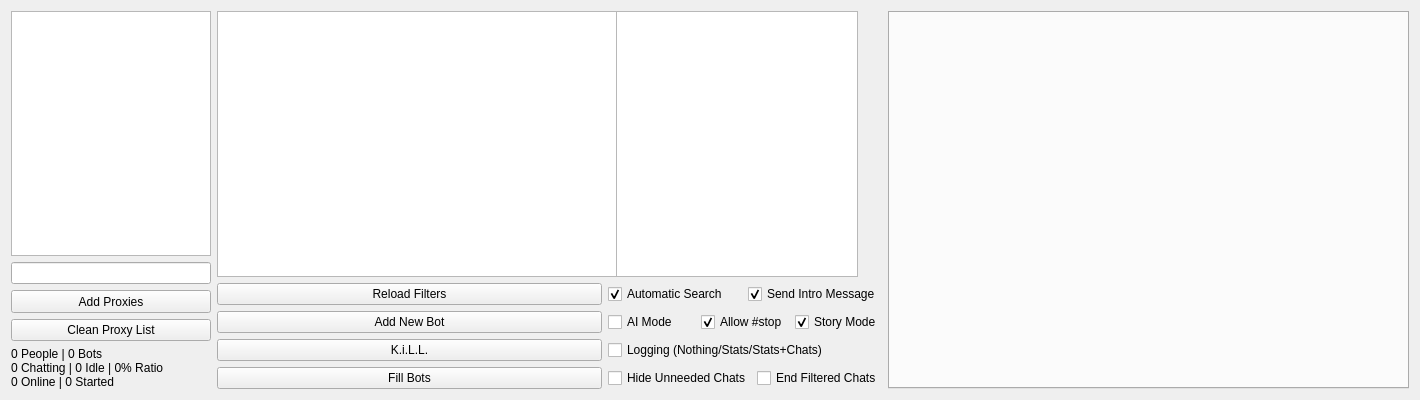
<?xml version="1.0" encoding="UTF-8"?>
<ui version="4.0">
 <class>QT_TestClass</class>
 <widget class="QMainWindow" name="QT_TestClass">
  <property name="geometry">
   <rect>
    <x>0</x>
    <y>0</y>
    <width>1420</width>
    <height>400</height>
   </rect>
  </property>
  <property name="minimumSize">
   <size>
    <width>1420</width>
    <height>400</height>
   </size>
  </property>
  <property name="windowTitle">
   <string>PA ChatBot</string>
  </property>
  <property name="windowIcon">
   <iconset>
    <normaloff>C:/Users/ChatBot/favicon.ico</normaloff>C:/Users/ChatBot/favicon.ico</iconset>
  </property>
  <property name="toolButtonStyle">
   <enum>Qt::ToolButtonIconOnly</enum>
  </property>
  <property name="documentMode">
   <bool>false</bool>
  </property>
  <property name="tabShape">
   <enum>QTabWidget::Rounded</enum>
  </property>
  <widget class="QWidget" name="centralWidget">
   <layout class="QHBoxLayout" name="horizontalLayout_2">
    <item>
     <layout class="QGridLayout" name="proxyListContainerGrid">
      <property name="sizeConstraint">
       <enum>QLayout::SetMinimumSize</enum>
      </property>
      <item row="2" column="0">
       <widget class="QLineEdit" name="chatProxyInput">
        <property name="minimumSize">
         <size>
          <width>0</width>
          <height>20</height>
         </size>
        </property>
        <property name="maximumSize">
         <size>
          <width>16777215</width>
          <height>16777215</height>
         </size>
        </property>
       </widget>
      </item>
      <item row="0" column="0">
       <widget class="QListWidget" name="chatProxyList">
        <property name="minimumSize">
         <size>
          <width>200</width>
          <height>224</height>
         </size>
        </property>
        <property name="maximumSize">
         <size>
          <width>200</width>
          <height>16777215</height>
         </size>
        </property>
        <property name="font">
         <font>
          <pointsize>10</pointsize>
         </font>
        </property>
       </widget>
      </item>
      <item row="7" column="0">
       <widget class="QLabel" name="onlineCountLabel">
        <property name="text">
         <string>0 People | 0 Bots
0 Chatting | 0 Idle | 0% Ratio
0 Online | 0 Started</string>
        </property>
       </widget>
      </item>
      <item row="3" column="0">
       <widget class="QPushButton" name="chatProxySubmit">
        <property name="minimumSize">
         <size>
          <width>0</width>
          <height>23</height>
         </size>
        </property>
        <property name="maximumSize">
         <size>
          <width>16777215</width>
          <height>16777215</height>
         </size>
        </property>
        <property name="text">
         <string>Add Proxies</string>
        </property>
       </widget>
      </item>
      <item row="4" column="0">
       <widget class="QPushButton" name="cleanProxyListButton">
        <property name="text">
         <string>Clean Proxy List</string>
        </property>
       </widget>
      </item>
     </layout>
    </item>
    <item>
     <layout class="QGridLayout" name="botListContainerGrid" columnminimumwidth="250,250">
      <property name="sizeConstraint">
       <enum>QLayout::SetDefaultConstraint</enum>
      </property>
      <property name="topMargin">
       <number>0</number>
      </property>
      <property name="bottomMargin">
       <number>0</number>
      </property>
      <property name="horizontalSpacing">
       <number>6</number>
      </property>
      <item row="4" column="0">
       <widget class="QPushButton" name="chatManagerRequestNewChat">
        <property name="minimumSize">
         <size>
          <width>250</width>
          <height>0</height>
         </size>
        </property>
        <property name="maximumSize">
         <size>
          <width>500</width>
          <height>16777215</height>
         </size>
        </property>
        <property name="text">
         <string>K.i.L.L.</string>
        </property>
       </widget>
      </item>
      <item row="0" column="1">
       <widget class="QListWidget" name="preparedTextsBox">
        <property name="minimumSize">
         <size>
          <width>250</width>
          <height>250</height>
         </size>
        </property>
        <property name="maximumSize">
         <size>
          <width>250</width>
          <height>16777215</height>
         </size>
        </property>
        <property name="font">
         <font>
          <pointsize>10</pointsize>
         </font>
        </property>
       </widget>
      </item>
      <item row="0" column="0">
       <widget class="QListWidget" name="chatBoxPeers">
        <property name="sizePolicy">
         <sizepolicy hsizetype="Expanding" vsizetype="Expanding">
          <horstretch>0</horstretch>
          <verstretch>0</verstretch>
         </sizepolicy>
        </property>
        <property name="minimumSize">
         <size>
          <width>400</width>
          <height>250</height>
         </size>
        </property>
        <property name="maximumSize">
         <size>
          <width>500</width>
          <height>16777215</height>
         </size>
        </property>
        <property name="font">
         <font>
          <pointsize>10</pointsize>
         </font>
        </property>
       </widget>
      </item>
      <item row="3" column="0">
       <widget class="QPushButton" name="chatManagerAddBot">
        <property name="minimumSize">
         <size>
          <width>250</width>
          <height>0</height>
         </size>
        </property>
        <property name="maximumSize">
         <size>
          <width>500</width>
          <height>16777215</height>
         </size>
        </property>
        <property name="text">
         <string>Add New Bot</string>
        </property>
       </widget>
      </item>
      <item row="5" column="0">
       <widget class="QPushButton" name="chatManagerFillBots">
        <property name="minimumSize">
         <size>
          <width>250</width>
          <height>0</height>
         </size>
        </property>
        <property name="maximumSize">
         <size>
          <width>500</width>
          <height>16777215</height>
         </size>
        </property>
        <property name="text">
         <string>Fill Bots</string>
        </property>
       </widget>
      </item>
      <item row="2" column="1">
       <layout class="QHBoxLayout" name="horizontalLayout_3">
        <item>
         <widget class="QCheckBox" name="autoSearchCheckBox">
          <property name="text">
           <string>Automatic Search</string>
          </property>
          <property name="checked">
           <bool>true</bool>
          </property>
         </widget>
        </item>
        <item>
         <widget class="QCheckBox" name="autoSendIntroductionMessage">
          <property name="text">
           <string>Send Intro Message</string>
          </property>
          <property name="checked">
           <bool>true</bool>
          </property>
         </widget>
        </item>
       </layout>
      </item>
      <item row="4" column="1">
       <widget class="QCheckBox" name="logginOptionCheckBox">
        <property name="text">
         <string>Logging (Nothing/Stats/Stats+Chats)</string>
        </property>
        <property name="tristate">
         <bool>true</bool>
        </property>
       </widget>
      </item>
      <item row="5" column="1">
       <layout class="QHBoxLayout" name="horizontalLayout_5">
        <item>
         <widget class="QCheckBox" name="unneededChatsHiderState">
          <property name="text">
           <string>Hide Unneeded Chats</string>
          </property>
          <property name="tristate">
           <bool>true</bool>
          </property>
         </widget>
        </item>
        <item>
         <widget class="QCheckBox" name="endFilteredChatsState">
          <property name="maximumSize">
           <size>
            <width>500</width>
            <height>16777215</height>
           </size>
          </property>
          <property name="text">
           <string>End Filtered Chats</string>
          </property>
          <property name="tristate">
           <bool>true</bool>
          </property>
         </widget>
        </item>
       </layout>
      </item>
      <item row="3" column="1">
       <layout class="QHBoxLayout" name="horizontalLayout_4">
        <item>
         <widget class="QCheckBox" name="autoAIModeCheckBox">
          <property name="text">
           <string>AI Mode</string>
          </property>
          <property name="tristate">
           <bool>true</bool>
          </property>
         </widget>
        </item>
        <item>
         <widget class="QCheckBox" name="allowStopCheckBox">
          <property name="text">
           <string>Allow #stop</string>
          </property>
          <property name="checked">
           <bool>true</bool>
          </property>
         </widget>
        </item>
        <item>
         <widget class="QCheckBox" name="autoSenderState">
          <property name="text">
           <string>Story Mode</string>
          </property>
          <property name="checked">
           <bool>true</bool>
          </property>
         </widget>
        </item>
       </layout>
      </item>
      <item row="2" column="0">
       <widget class="QPushButton" name="reloadFiltersSubmit">
        <property name="text">
         <string>Reload Filters</string>
        </property>
       </widget>
      </item>
     </layout>
    </item>
    <item>
     <widget class="QTabWidget" name="chatBotTabs">
      <property name="sizePolicy">
       <sizepolicy hsizetype="Expanding" vsizetype="Expanding">
        <horstretch>255</horstretch>
        <verstretch>255</verstretch>
       </sizepolicy>
      </property>
      <property name="minimumSize">
       <size>
        <width>521</width>
        <height>281</height>
       </size>
      </property>
      <property name="currentIndex">
       <number>-1</number>
      </property>
     </widget>
    </item>
   </layout>
  </widget>
 </widget>
 <layoutdefault spacing="6" margin="11"/>
 <resources>
  <include location="qt_test.qrc"/>
 </resources>
 <connections/>
</ui>
